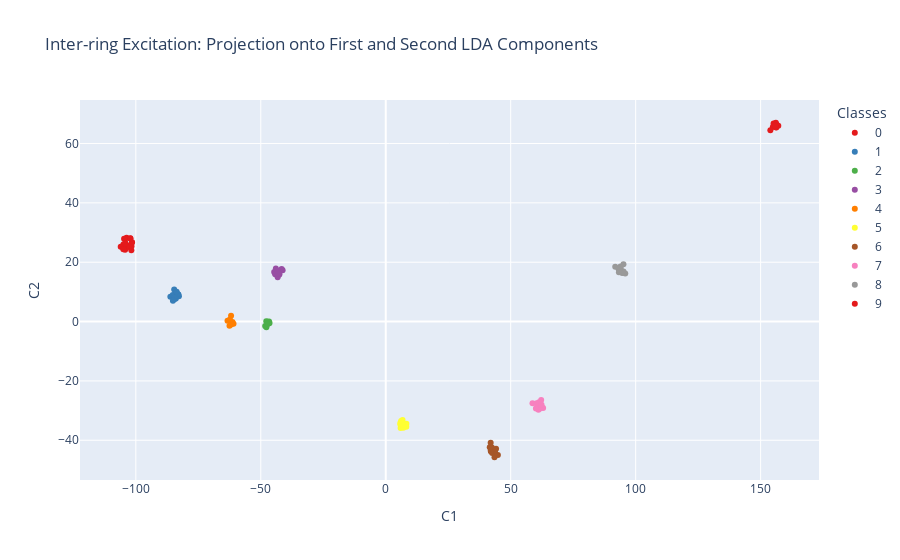
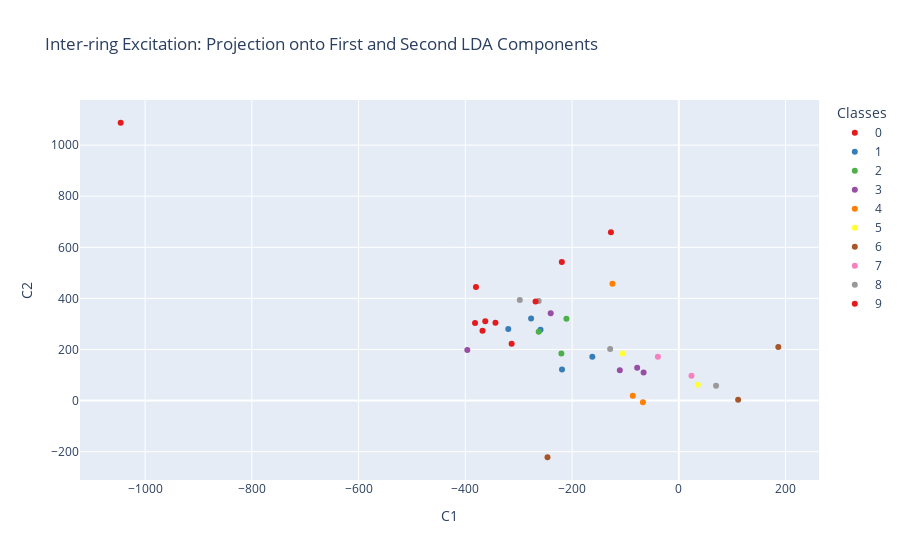
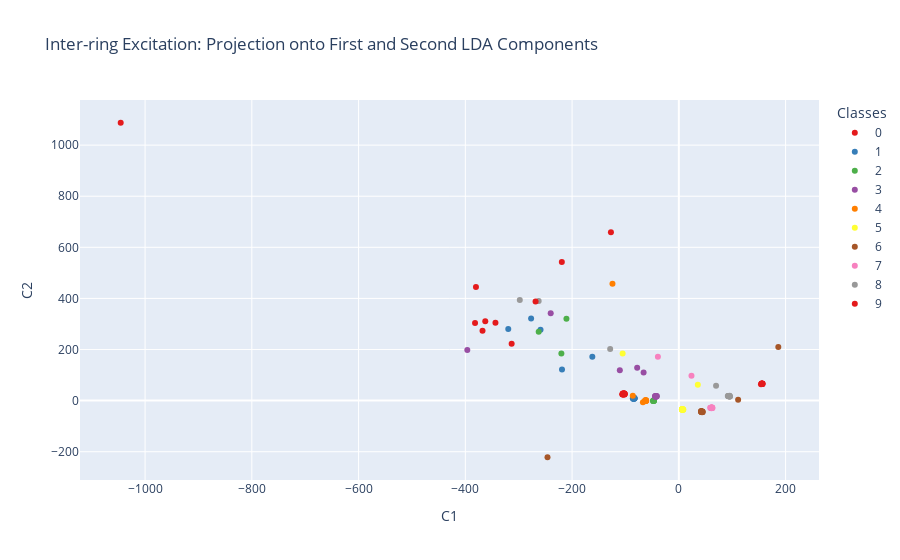

Notebook cell for these charts, in order:
### Code cell
# ldat = LDA(n_components=2)
# X_ldat = ldat.fit_transform(X_normalizedt, yt)

X_ldat = lda.transform(X_normalizedt)
df_ldat = pd.DataFrame(data=X_ldat, columns=['C1', 'C2'])
df_ldat['target'] = yt
df_ldat = pd.DataFrame(data=X_ldat, columns=['C1', 'C2'])
df_ldat['target'] = yt
df_ldat['target'] = df_ldat['target'].astype(str)


fig = px.scatter(df_lda, x='C1', y='C2', color='target', 
                 color_discrete_sequence=px.colors.qualitative.Set1,
                 title='Inter-ring Excitation: Projection onto First and Second LDA Components',
                 labels={'target': 'Classes'},
                 hover_data={'C1': True, 'C2': True, 'target': True})

fig.update_layout(legend_title_text='Classes')
fig.show()

fig = px.scatter(df_ldat, x='C1', y='C2', color='target', 
                 color_discrete_sequence=px.colors.qualitative.Set1,
                 title='Inter-ring Excitation: Projection onto First and Second LDA Components',
                 labels={'target': 'Classes'},
                 hover_data={'C1': True, 'C2': True, 'target': True})




fig.update_layout(legend_title_text='Classes')
fig.show()

df_lda2 = pd.concat([df_lda, df_ldat], ignore_index=True)
fig = px.scatter(df_lda2, x='C1', y='C2', color='target', 
                 color_discrete_sequence=px.colors.qualitative.Set1,
                 title='Inter-ring Excitation: Projection onto First and Second LDA Components',
                 labels={'target': 'Classes'},
                 hover_data={'C1': True, 'C2': True, 'target': True})


fig.update_layout(legend_title_text='Classes')
fig.show()

### Figure 1 — Plotly figure (JSON) as saved in the notebook; plotly's stock layout.template omitted (floating-point values rounded to 4 significant figures)
{"data": [{"customdata": [["0"], ["0"], ["0"], ["0"], ["0"], ["0"], ["0"], ["0"], ["0"], ["0"], ["0"], ["0"], ["0"], ["0"], ["0"], ["0"], ["0"], ["0"], ["0"], ["0"]], "hovertemplate": "Classes=%{customdata[0]}<br>C1=%{x}<br>C2=%{y}<extra></extra>", "legendgroup": "0", "marker": {"color": "rgb(228,26,28)", "symbol": "circle"}, "mode": "markers", "name": "0", "orientation": "v", "showlegend": true, "type": "scatter", "x": [-105.0, -101.8, -104.1, -101.6, -104.3, -102.4, -104.3, -101.7, -105.0, -101.5, -104.8, -102.2, -103.7, -104.3, -102.7, -106.1, -102.1, -104.7, -105.0, -104.3], "xaxis": "x", "y": [25.41, 24.01, 26.34, 26.64, 25.79, 25.01, 24.2, 25.38, 26.0, 26.69, 24.78, 28.1, 28.25, 27.75, 25.56, 25.19, 27.95, 27.94, 24.41, 26.28], "yaxis": "y"}, {"customdata": [["1"], ["1"], ["1"], ["1"], ["1"], ["1"], ["1"], ["1"], ["1"], ["1"], ["1"], ["1"], ["1"], ["1"], ["1"], ["1"]], "hovertemplate": "Classes=%{customdata[0]}<br>C1=%{x}<br>C2=%{y}<extra></extra>", "legendgroup": "1", "marker": {"color": "rgb(55,126,184)", "symbol": "circle"}, "mode": "markers", "name": "1", "orientation": "v", "showlegend": true, "type": "scatter", "x": [-84.57, -82.77, -84.29, -82.95, -83.98, -84.17, -84.75, -86.19, -84.65, -85.22, -83.26, -83.25, -84.25, -83.67, -84.68, -85.16], "xaxis": "x", "y": [8.809, 8.514, 7.722, 9.13, 7.809, 9.175, 7.494, 8.386, 10.83, 8.924, 9.093, 9.285, 8.013, 10.02, 8.025, 6.981], "yaxis": "y"}, {"customdata": [["2"], ["2"], ["2"], ["2"], ["2"], ["2"], ["2"], ["2"]], "hovertemplate": "Classes=%{customdata[0]}<br>C1=%{x}<br>C2=%{y}<extra></extra>", "legendgroup": "2", "marker": {"color": "rgb(77,175,74)", "symbol": "circle"}, "mode": "markers", "name": "2", "orientation": "v", "showlegend": true, "type": "scatter", "x": [-47.81, -46.7, -47.77, -46.5, -47.34, -46.74, -48.24, -47.14], "xaxis": "x", "y": [0.14, 0.0557, -1.937, -0.4853, -0.02339, -0.5823, -1.501, -0.8304], "yaxis": "y"}, {"customdata": [["3"], ["3"], ["3"], ["3"], ["3"], ["3"], ["3"], ["3"], ["3"], ["3"]], "hovertemplate": "Classes=%{customdata[0]}<br>C1=%{x}<br>C2=%{y}<extra></extra>", "legendgroup": "3", "marker": {"color": "rgb(152,78,163)", "symbol": "circle"}, "mode": "markers", "name": "3", "orientation": "v", "showlegend": true, "type": "scatter", "x": [-43.97, -41.27, -44.65, -41.67, -44.25, -42.56, -43.24, -43.21, -43.12, -42.61], "xaxis": "x", "y": [17.86, 17.28, 16.67, 17.75, 15.91, 15.9, 14.96, 15.84, 17.11, 16.09], "yaxis": "y"}, {"customdata": [["4"], ["4"], ["4"], ["4"], ["4"], ["4"], ["4"], ["4"]], "hovertemplate": "Classes=%{customdata[0]}<br>C1=%{x}<br>C2=%{y}<extra></extra>", "legendgroup": "4", "marker": {"color": "rgb(255,127,0)", "symbol": "circle"}, "mode": "markers", "name": "4", "orientation": "v", "showlegend": true, "type": "scatter", "x": [-63.32, -60.91, -61.97, -61.33, -61.89, -61.87, -62.34, -62.52], "xaxis": "x", "y": [0.2367, -0.7514, -0.1198, -0.1338, 2.0, -0.9681, 0.6647, -1.379], "yaxis": "y"}, {"customdata": [["5"], ["5"], ["5"], ["5"], ["5"], ["5"], ["5"], ["5"], ["5"], ["5"], ["5"], ["5"], ["5"], ["5"], ["5"], ["5"], ["5"], ["5"]], "hovertemplate": "Classes=%{customdata[0]}<br>C1=%{x}<br>C2=%{y}<extra></extra>", "legendgroup": "5", "marker": {"color": "rgb(255,255,51)", "symbol": "circle"}, "mode": "markers", "name": "5", "orientation": "v", "showlegend": true, "type": "scatter", "x": [6.702, 6.4, 7.483, 6.157, 6.723, 5.944, 6.993, 6.824, 8.234, 5.842, 5.845, 6.489, 8.269, 6.946, 7.065, 6.724, 6.757, 6.475], "xaxis": "x", "y": [-34.83, -35.03, -34.68, -33.47, -33.21, -35.86, -34.63, -35.09, -35.46, -34.21, -34.69, -33.58, -34.46, -34.51, -35.8, -34.72, -34.78, -34.29], "yaxis": "y"}, {"customdata": [["6"], ["6"], ["6"], ["6"], ["6"], ["6"], ["6"], ["6"], ["6"], ["6"], ["6"], ["6"], ["6"], ["6"], ["6"], ["6"]], "hovertemplate": "Classes=%{customdata[0]}<br>C1=%{x}<br>C2=%{y}<extra></extra>", "legendgroup": "6", "marker": {"color": "rgb(166,86,40)", "symbol": "circle"}, "mode": "markers", "name": "6", "orientation": "v", "showlegend": true, "type": "scatter", "x": [43.17, 42.01, 42.47, 41.98, 42.66, 44.87, 42.09, 43.7, 44.14, 41.61, 42.6, 42.07, 43.79, 43.63, 43.52, 42.12], "xaxis": "x", "y": [-43.48, -43.56, -42.43, -40.87, -43.89, -44.93, -43.57, -43.65, -42.87, -42.34, -44.32, -42.77, -44.45, -43.41, -45.73, -43.76], "yaxis": "y"}, {"customdata": [["7"], ["7"], ["7"], ["7"], ["7"], ["7"], ["7"], ["7"], ["7"], ["7"], ["7"], ["7"], ["7"], ["7"], ["7"], ["7"]], "hovertemplate": "Classes=%{customdata[0]}<br>C1=%{x}<br>C2=%{y}<extra></extra>", "legendgroup": "7", "marker": {"color": "rgb(247,129,191)", "symbol": "circle"}, "mode": "markers", "name": "7", "orientation": "v", "showlegend": true, "type": "scatter", "x": [61.1, 61.29, 62.19, 61.57, 61.14, 62.97, 60.34, 61.76, 61.12, 61.52, 60.37, 58.72, 62.41, 60.1, 61.34, 62.34], "xaxis": "x", "y": [-29.69, -28.32, -26.46, -27.32, -27.88, -29.16, -29.08, -29.28, -28.95, -28.76, -27.54, -27.54, -28.77, -29.34, -27.21, -28.07], "yaxis": "y"}, {"customdata": [["8"], ["8"], ["8"], ["8"], ["8"], ["8"], ["8"], ["8"], ["8"], ["8"], ["8"], ["8"], ["8"]], "hovertemplate": "Classes=%{customdata[0]}<br>C1=%{x}<br>C2=%{y}<extra></extra>", "legendgroup": "8", "marker": {"color": "rgb(153,153,153)", "symbol": "circle"}, "mode": "markers", "name": "8", "orientation": "v", "showlegend": true, "type": "scatter", "x": [93.93, 93.17, 93.93, 93.93, 95.85, 95.13, 94.55, 93.24, 91.82, 94.65, 93.33, 93.29, 95.12], "xaxis": "x", "y": [18.02, 17.67, 17.68, 18.52, 16.18, 16.84, 16.51, 17.79, 18.48, 16.39, 17.92, 16.66, 19.33], "yaxis": "y"}, {"customdata": [["9"], ["9"], ["9"], ["9"], ["9"], ["9"], ["9"], ["9"], ["9"], ["9"], ["9"]], "hovertemplate": "Classes=%{customdata[0]}<br>C1=%{x}<br>C2=%{y}<extra></extra>", "legendgroup": "9", "marker": {"color": "rgb(228,26,28)", "symbol": "circle"}, "mode": "markers", "name": "9", "orientation": "v", "showlegend": true, "type": "scatter", "x": [155.2, 156.4, 156.3, 156.0, 157.1, 154.9, 156.2, 156.1, 155.8, 153.9, 155.9], "xaxis": "x", "y": [66.72, 66.44, 65.41, 66.05, 65.97, 65.54, 65.49, 67.0, 66.01, 64.51, 65.9], "yaxis": "y"}], "layout": {"legend": {"title": {"text": "Classes"}, "tracegroupgap": 0}, "title": {"text": "Inter-ring Excitation: Projection onto First and Second LDA Components"}, "xaxis": {"anchor": "y", "domain": [0, 1], "title": {"text": "C1"}}, "yaxis": {"anchor": "x", "domain": [0, 1], "title": {"text": "C2"}}}}

### Figure 2 — Plotly figure (JSON) as saved in the notebook; plotly's stock layout.template omitted (floating-point values rounded to 4 significant figures)
{"data": [{"customdata": [["0"], ["0"], ["0"], ["0"], ["0"]], "hovertemplate": "Classes=%{customdata[0]}<br>C1=%{x}<br>C2=%{y}<extra></extra>", "legendgroup": "0", "marker": {"color": "rgb(228,26,28)", "symbol": "circle"}, "mode": "markers", "name": "0", "orientation": "v", "showlegend": true, "type": "scatter", "x": [-343.6, -381.8, -362.6, -313.2, -367.8], "xaxis": "x", "y": [304.6, 304.2, 311.0, 223.0, 273.9], "yaxis": "y"}, {"customdata": [["1"], ["1"], ["1"], ["1"], ["1"]], "hovertemplate": "Classes=%{customdata[0]}<br>C1=%{x}<br>C2=%{y}<extra></extra>", "legendgroup": "1", "marker": {"color": "rgb(55,126,184)", "symbol": "circle"}, "mode": "markers", "name": "1", "orientation": "v", "showlegend": true, "type": "scatter", "x": [-259.1, -319.6, -276.8, -218.9, -162.1], "xaxis": "x", "y": [277.6, 280.6, 321.6, 121.8, 172.1], "yaxis": "y"}, {"customdata": [["2"], ["2"], ["2"]], "hovertemplate": "Classes=%{customdata[0]}<br>C1=%{x}<br>C2=%{y}<extra></extra>", "legendgroup": "2", "marker": {"color": "rgb(77,175,74)", "symbol": "circle"}, "mode": "markers", "name": "2", "orientation": "v", "showlegend": true, "type": "scatter", "x": [-220.1, -262.6, -210.6], "xaxis": "x", "y": [184.1, 269.2, 320.0], "yaxis": "y"}, {"customdata": [["3"], ["3"], ["3"], ["3"], ["3"]], "hovertemplate": "Classes=%{customdata[0]}<br>C1=%{x}<br>C2=%{y}<extra></extra>", "legendgroup": "3", "marker": {"color": "rgb(152,78,163)", "symbol": "circle"}, "mode": "markers", "name": "3", "orientation": "v", "showlegend": true, "type": "scatter", "x": [-66.01, -78.05, -110.5, -396.3, -240.1], "xaxis": "x", "y": [110.1, 129.1, 118.6, 198.5, 342.0], "yaxis": "y"}, {"customdata": [["4"], ["4"], ["4"]], "hovertemplate": "Classes=%{customdata[0]}<br>C1=%{x}<br>C2=%{y}<extra></extra>", "legendgroup": "4", "marker": {"color": "rgb(255,127,0)", "symbol": "circle"}, "mode": "markers", "name": "4", "orientation": "v", "showlegend": true, "type": "scatter", "x": [-67.27, -86.26, -124.3], "xaxis": "x", "y": [-6.171, 19.19, 457.7], "yaxis": "y"}, {"customdata": [["5"], ["5"]], "hovertemplate": "Classes=%{customdata[0]}<br>C1=%{x}<br>C2=%{y}<extra></extra>", "legendgroup": "5", "marker": {"color": "rgb(255,255,51)", "symbol": "circle"}, "mode": "markers", "name": "5", "orientation": "v", "showlegend": true, "type": "scatter", "x": [35.55, -105.3], "xaxis": "x", "y": [62.28, 184.8], "yaxis": "y"}, {"customdata": [["6"], ["6"], ["6"]], "hovertemplate": "Classes=%{customdata[0]}<br>C1=%{x}<br>C2=%{y}<extra></extra>", "legendgroup": "6", "marker": {"color": "rgb(166,86,40)", "symbol": "circle"}, "mode": "markers", "name": "6", "orientation": "v", "showlegend": true, "type": "scatter", "x": [186.4, -246.1, 111.1], "xaxis": "x", "y": [210.2, -221.7, 3.175], "yaxis": "y"}, {"customdata": [["7"], ["7"]], "hovertemplate": "Classes=%{customdata[0]}<br>C1=%{x}<br>C2=%{y}<extra></extra>", "legendgroup": "7", "marker": {"color": "rgb(247,129,191)", "symbol": "circle"}, "mode": "markers", "name": "7", "orientation": "v", "showlegend": true, "type": "scatter", "x": [23.7, -39.22], "xaxis": "x", "y": [97.44, 171.6], "yaxis": "y"}, {"customdata": [["8"], ["8"], ["8"], ["8"]], "hovertemplate": "Classes=%{customdata[0]}<br>C1=%{x}<br>C2=%{y}<extra></extra>", "legendgroup": "8", "marker": {"color": "rgb(153,153,153)", "symbol": "circle"}, "mode": "markers", "name": "8", "orientation": "v", "showlegend": true, "type": "scatter", "x": [69.76, -128.7, -298.0, -262.6], "xaxis": "x", "y": [58.39, 202.0, 393.9, 389.5], "yaxis": "y"}, {"customdata": [["9"], ["9"], ["9"], ["9"], ["9"]], "hovertemplate": "Classes=%{customdata[0]}<br>C1=%{x}<br>C2=%{y}<extra></extra>", "legendgroup": "9", "marker": {"color": "rgb(228,26,28)", "symbol": "circle"}, "mode": "markers", "name": "9", "orientation": "v", "showlegend": true, "type": "scatter", "x": [-1046.0, -219.2, -127.2, -380.1, -268.4], "xaxis": "x", "y": [1088.0, 542.7, 659.3, 444.6, 388.2], "yaxis": "y"}], "layout": {"legend": {"title": {"text": "Classes"}, "tracegroupgap": 0}, "title": {"text": "Inter-ring Excitation: Projection onto First and Second LDA Components"}, "xaxis": {"anchor": "y", "domain": [0, 1], "title": {"text": "C1"}}, "yaxis": {"anchor": "x", "domain": [0, 1], "title": {"text": "C2"}}}}

### Figure 3 — Plotly figure (JSON) as saved in the notebook; plotly's stock layout.template omitted (floating-point values rounded to 4 significant figures)
{"data": [{"customdata": [["0"], ["0"], ["0"], ["0"], ["0"], ["0"], ["0"], ["0"], ["0"], ["0"], ["0"], ["0"], ["0"], ["0"], ["0"], ["0"], ["0"], ["0"], ["0"], ["0"], ["0"], ["0"], ["0"], ["0"], ["0"]], "hovertemplate": "Classes=%{customdata[0]}<br>C1=%{x}<br>C2=%{y}<extra></extra>", "legendgroup": "0", "marker": {"color": "rgb(228,26,28)", "symbol": "circle"}, "mode": "markers", "name": "0", "orientation": "v", "showlegend": true, "type": "scatter", "x": [-105.0, -101.8, -104.1, -101.6, -104.3, -102.4, -104.3, -101.7, -105.0, -101.5, -104.8, -102.2, -103.7, -104.3, -102.7, -106.1, -102.1, -104.7, -105.0, -104.3, -343.6, -381.8, -362.6, -313.2, -367.8], "xaxis": "x", "y": [25.41, 24.01, 26.34, 26.64, 25.79, 25.01, 24.2, 25.38, 26.0, 26.69, 24.78, 28.1, 28.25, 27.75, 25.56, 25.19, 27.95, 27.94, 24.41, 26.28, 304.6, 304.2, 311.0, 223.0, 273.9], "yaxis": "y"}, {"customdata": [["1"], ["1"], ["1"], ["1"], ["1"], ["1"], ["1"], ["1"], ["1"], ["1"], ["1"], ["1"], ["1"], ["1"], ["1"], ["1"], ["1"], ["1"], ["1"], ["1"], ["1"]], "hovertemplate": "Classes=%{customdata[0]}<br>C1=%{x}<br>C2=%{y}<extra></extra>", "legendgroup": "1", "marker": {"color": "rgb(55,126,184)", "symbol": "circle"}, "mode": "markers", "name": "1", "orientation": "v", "showlegend": true, "type": "scatter", "x": [-84.57, -82.77, -84.29, -82.95, -83.98, -84.17, -84.75, -86.19, -84.65, -85.22, -83.26, -83.25, -84.25, -83.67, -84.68, -85.16, -259.1, -319.6, -276.8, -218.9, -162.1], "xaxis": "x", "y": [8.809, 8.514, 7.722, 9.13, 7.809, 9.175, 7.494, 8.386, 10.83, 8.924, 9.093, 9.285, 8.013, 10.02, 8.025, 6.981, 277.6, 280.6, 321.6, 121.8, 172.1], "yaxis": "y"}, {"customdata": [["2"], ["2"], ["2"], ["2"], ["2"], ["2"], ["2"], ["2"], ["2"], ["2"], ["2"]], "hovertemplate": "Classes=%{customdata[0]}<br>C1=%{x}<br>C2=%{y}<extra></extra>", "legendgroup": "2", "marker": {"color": "rgb(77,175,74)", "symbol": "circle"}, "mode": "markers", "name": "2", "orientation": "v", "showlegend": true, "type": "scatter", "x": [-47.81, -46.7, -47.77, -46.5, -47.34, -46.74, -48.24, -47.14, -220.1, -262.6, -210.6], "xaxis": "x", "y": [0.14, 0.0557, -1.937, -0.4853, -0.02339, -0.5823, -1.501, -0.8304, 184.1, 269.2, 320.0], "yaxis": "y"}, {"customdata": [["3"], ["3"], ["3"], ["3"], ["3"], ["3"], ["3"], ["3"], ["3"], ["3"], ["3"], ["3"], ["3"], ["3"], ["3"]], "hovertemplate": "Classes=%{customdata[0]}<br>C1=%{x}<br>C2=%{y}<extra></extra>", "legendgroup": "3", "marker": {"color": "rgb(152,78,163)", "symbol": "circle"}, "mode": "markers", "name": "3", "orientation": "v", "showlegend": true, "type": "scatter", "x": [-43.97, -41.27, -44.65, -41.67, -44.25, -42.56, -43.24, -43.21, -43.12, -42.61, -66.01, -78.05, -110.5, -396.3, -240.1], "xaxis": "x", "y": [17.86, 17.28, 16.67, 17.75, 15.91, 15.9, 14.96, 15.84, 17.11, 16.09, 110.1, 129.1, 118.6, 198.5, 342.0], "yaxis": "y"}, {"customdata": [["4"], ["4"], ["4"], ["4"], ["4"], ["4"], ["4"], ["4"], ["4"], ["4"], ["4"]], "hovertemplate": "Classes=%{customdata[0]}<br>C1=%{x}<br>C2=%{y}<extra></extra>", "legendgroup": "4", "marker": {"color": "rgb(255,127,0)", "symbol": "circle"}, "mode": "markers", "name": "4", "orientation": "v", "showlegend": true, "type": "scatter", "x": [-63.32, -60.91, -61.97, -61.33, -61.89, -61.87, -62.34, -62.52, -67.27, -86.26, -124.3], "xaxis": "x", "y": [0.2367, -0.7514, -0.1198, -0.1338, 2.0, -0.9681, 0.6647, -1.379, -6.171, 19.19, 457.7], "yaxis": "y"}, {"customdata": [["5"], ["5"], ["5"], ["5"], ["5"], ["5"], ["5"], ["5"], ["5"], ["5"], ["5"], ["5"], ["5"], ["5"], ["5"], ["5"], ["5"], ["5"], ["5"], ["5"]], "hovertemplate": "Classes=%{customdata[0]}<br>C1=%{x}<br>C2=%{y}<extra></extra>", "legendgroup": "5", "marker": {"color": "rgb(255,255,51)", "symbol": "circle"}, "mode": "markers", "name": "5", "orientation": "v", "showlegend": true, "type": "scatter", "x": [6.702, 6.4, 7.483, 6.157, 6.723, 5.944, 6.993, 6.824, 8.234, 5.842, 5.845, 6.489, 8.269, 6.946, 7.065, 6.724, 6.757, 6.475, 35.55, -105.3], "xaxis": "x", "y": [-34.83, -35.03, -34.68, -33.47, -33.21, -35.86, -34.63, -35.09, -35.46, -34.21, -34.69, -33.58, -34.46, -34.51, -35.8, -34.72, -34.78, -34.29, 62.28, 184.8], "yaxis": "y"}, {"customdata": [["6"], ["6"], ["6"], ["6"], ["6"], ["6"], ["6"], ["6"], ["6"], ["6"], ["6"], ["6"], ["6"], ["6"], ["6"], ["6"], ["6"], ["6"], ["6"]], "hovertemplate": "Classes=%{customdata[0]}<br>C1=%{x}<br>C2=%{y}<extra></extra>", "legendgroup": "6", "marker": {"color": "rgb(166,86,40)", "symbol": "circle"}, "mode": "markers", "name": "6", "orientation": "v", "showlegend": true, "type": "scatter", "x": [43.17, 42.01, 42.47, 41.98, 42.66, 44.87, 42.09, 43.7, 44.14, 41.61, 42.6, 42.07, 43.79, 43.63, 43.52, 42.12, 186.4, -246.1, 111.1], "xaxis": "x", "y": [-43.48, -43.56, -42.43, -40.87, -43.89, -44.93, -43.57, -43.65, -42.87, -42.34, -44.32, -42.77, -44.45, -43.41, -45.73, -43.76, 210.2, -221.7, 3.175], "yaxis": "y"}, {"customdata": [["7"], ["7"], ["7"], ["7"], ["7"], ["7"], ["7"], ["7"], ["7"], ["7"], ["7"], ["7"], ["7"], ["7"], ["7"], ["7"], ["7"], ["7"]], "hovertemplate": "Classes=%{customdata[0]}<br>C1=%{x}<br>C2=%{y}<extra></extra>", "legendgroup": "7", "marker": {"color": "rgb(247,129,191)", "symbol": "circle"}, "mode": "markers", "name": "7", "orientation": "v", "showlegend": true, "type": "scatter", "x": [61.1, 61.29, 62.19, 61.57, 61.14, 62.97, 60.34, 61.76, 61.12, 61.52, 60.37, 58.72, 62.41, 60.1, 61.34, 62.34, 23.7, -39.22], "xaxis": "x", "y": [-29.69, -28.32, -26.46, -27.32, -27.88, -29.16, -29.08, -29.28, -28.95, -28.76, -27.54, -27.54, -28.77, -29.34, -27.21, -28.07, 97.44, 171.6], "yaxis": "y"}, {"customdata": [["8"], ["8"], ["8"], ["8"], ["8"], ["8"], ["8"], ["8"], ["8"], ["8"], ["8"], ["8"], ["8"], ["8"], ["8"], ["8"], ["8"]], "hovertemplate": "Classes=%{customdata[0]}<br>C1=%{x}<br>C2=%{y}<extra></extra>", "legendgroup": "8", "marker": {"color": "rgb(153,153,153)", "symbol": "circle"}, "mode": "markers", "name": "8", "orientation": "v", "showlegend": true, "type": "scatter", "x": [93.93, 93.17, 93.93, 93.93, 95.85, 95.13, 94.55, 93.24, 91.82, 94.65, 93.33, 93.29, 95.12, 69.76, -128.7, -298.0, -262.6], "xaxis": "x", "y": [18.02, 17.67, 17.68, 18.52, 16.18, 16.84, 16.51, 17.79, 18.48, 16.39, 17.92, 16.66, 19.33, 58.39, 202.0, 393.9, 389.5], "yaxis": "y"}, {"customdata": [["9"], ["9"], ["9"], ["9"], ["9"], ["9"], ["9"], ["9"], ["9"], ["9"], ["9"], ["9"], ["9"], ["9"], ["9"], ["9"]], "hovertemplate": "Classes=%{customdata[0]}<br>C1=%{x}<br>C2=%{y}<extra></extra>", "legendgroup": "9", "marker": {"color": "rgb(228,26,28)", "symbol": "circle"}, "mode": "markers", "name": "9", "orientation": "v", "showlegend": true, "type": "scatter", "x": [155.2, 156.4, 156.3, 156.0, 157.1, 154.9, 156.2, 156.1, 155.8, 153.9, 155.9, -1046.0, -219.2, -127.2, -380.1, -268.4], "xaxis": "x", "y": [66.72, 66.44, 65.41, 66.05, 65.97, 65.54, 65.49, 67.0, 66.01, 64.51, 65.9, 1088.0, 542.7, 659.3, 444.6, 388.2], "yaxis": "y"}], "layout": {"legend": {"title": {"text": "Classes"}, "tracegroupgap": 0}, "title": {"text": "Inter-ring Excitation: Projection onto First and Second LDA Components"}, "xaxis": {"anchor": "y", "domain": [0, 1], "title": {"text": "C1"}}, "yaxis": {"anchor": "x", "domain": [0, 1], "title": {"text": "C2"}}}}
